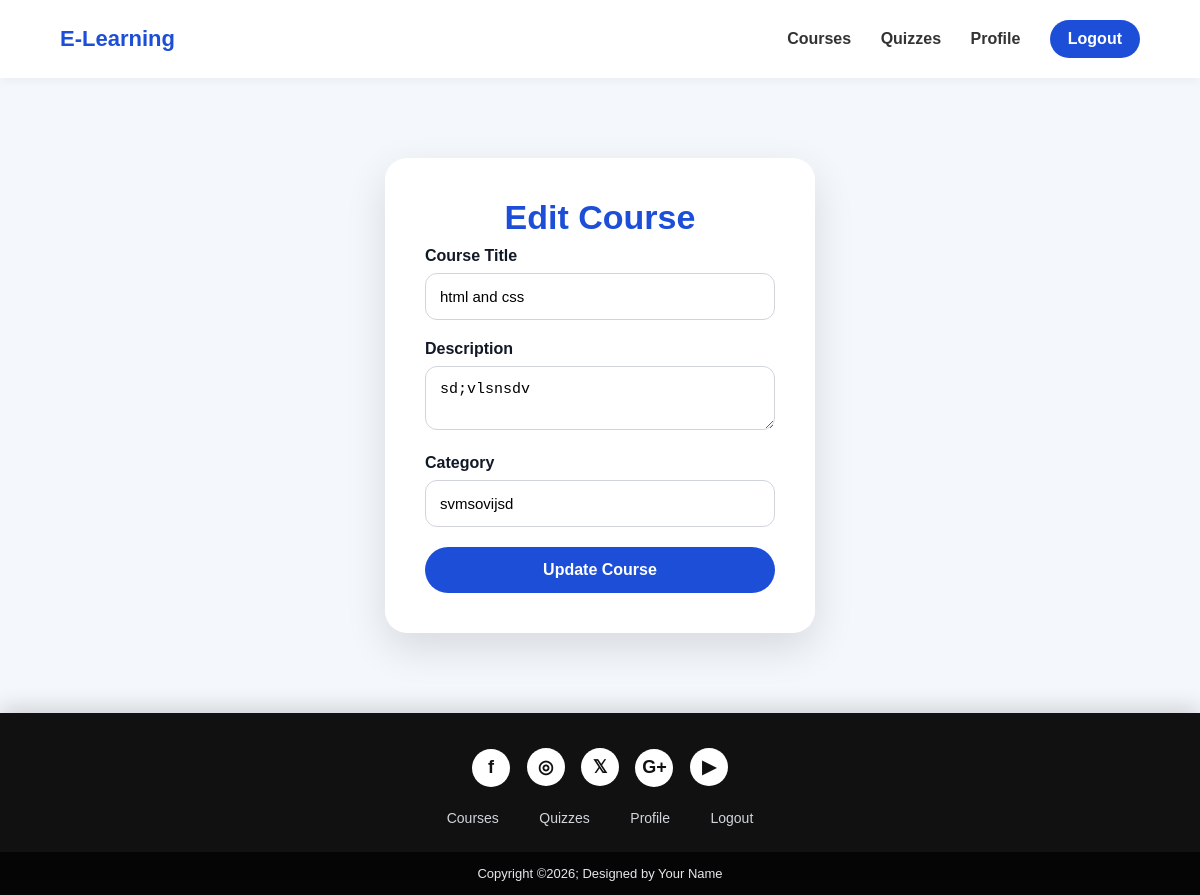
Screenshot of /course/1/edit (signed in) with the database file from the repository.
### app.py (models this page shows)
class Course(db.Model):
    id = db.Column(db.Integer, primary_key=True)
    title = db.Column(db.String(150), nullable=False)
    description = db.Column(db.Text, nullable=False)
    category = db.Column(db.String(100), nullable=False)

### app.py (the view, shortened to what this page needs)
@app.route("/course/<int:course_id>/edit", methods=["GET", "POST"])
def edit_course(course_id):
    if not login_required():
        return redirect(url_for("login"))
    if not admin_required():
        flash("Only admin can edit courses")
        return redirect(url_for("dashboard"))
    course = Course.query.get_or_404(course_id)
    return render_template("edit_course.html", course=course)

### app.py (called while the page is built)
def login_required():
    return "user_id" in session

def admin_required():
    return session.get("role") == "admin"

### templates/edit_course.html
{% extends "base.html" %}
{% block content %}
<div class="form-box">
    <h2>Edit Course</h2>
    <form method="POST">
        <label>Course Title</label>
        <input type="text" name="title" value="{{ course.title }}" required>
        <label>Description</label>
        <textarea name="description" required>{{ course.description }}</textarea>
        <label>Category</label>
        <input type="text" name="category" value="{{ course.category }}" required>
        <button type="submit">Update Course</button>
    </form>
</div>
{% endblock %}

### static/css/style.css (style rules this page uses)
* { margin: 0; padding: 0; box-sizing: border-box; }
html { scroll-behavior: smooth; }
body { font-family: Arial, sans-serif; background: #f4f7fb; color: #222; }
.form-box { width: 430px; max-width: 90%; margin: 80px auto; background: white; padding: 40px; border-radius: 22px; box-shadow: 0 15px 40px rgba(0,0,0,0.12); animation: fadeUp 0.8s ease forwards; }
.form-box h2 { font-size: 34px; color: #1d4ed8; margin-bottom: 10px; text-align: center; }
.form-box label { display: block; font-weight: 600; margin-bottom: 8px; color: #111827; }
.form-box input, .form-box select, .form-box textarea { width: 100%; padding: 14px; margin-bottom: 20px; border: 1px solid #d1d5db; border-radius: 12px; font-size: 15px; transition: 0.3s ease; }
.form-box button { width: 100%; padding: 14px; background: #1d4ed8; color: white; border: none; border-radius: 30px; font-size: 16px; font-weight: bold; cursor: pointer; transition: 0.3s ease; }

### rows the page displays
Course: title "html and css", description "sd;vlsnsdv", category "svmsovijsd"
